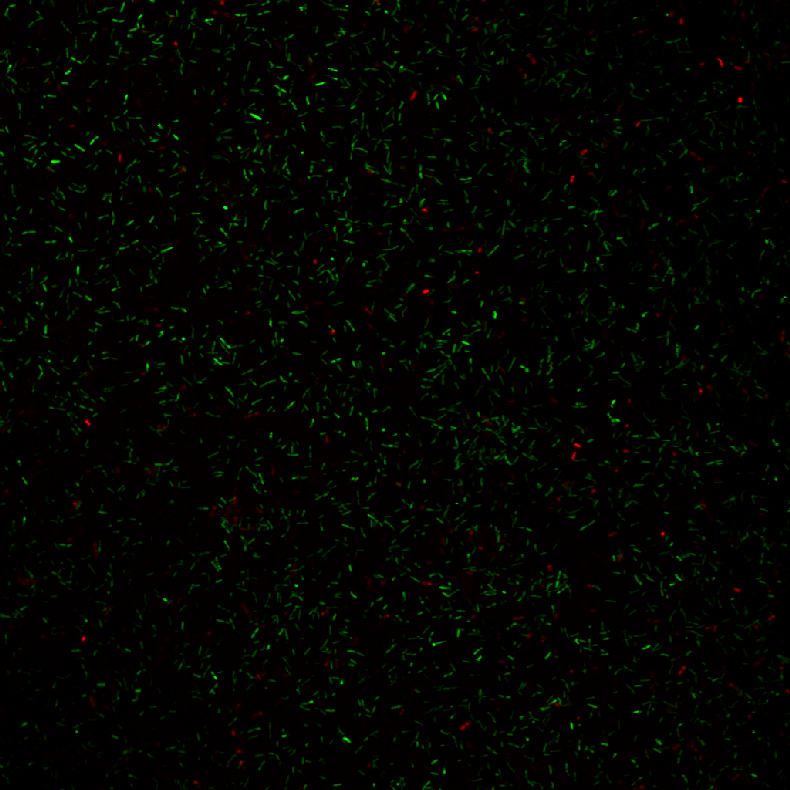
#> input picture web_app/analyzer/Mix_Well1_2Steel_new.tif, 790 x 790 px
$ python test.py   (older library calls are emulated)
#> lines starting #> are read from the running program, lines starting #| are printed output that depends on the picture; after the words box and inside, x2 and y2 are one past the last pixel; in counts of white or black regions, pixels touching at a corner belong together
import cv2
import numpy as np

def run():
	path ='~/research/uCounter/web_app/analyzer'
	fileName = 'Mix_Well1_2Steel_new.tif'
	img = cv2.imread(fileName)
#> img is the input picture: shape (790, 790, 3); mean B, G, R 0, 4, 3.3
	original = img


	b, g, r = cv2.split(img)
#> b: shape (790, 790); every value is 0
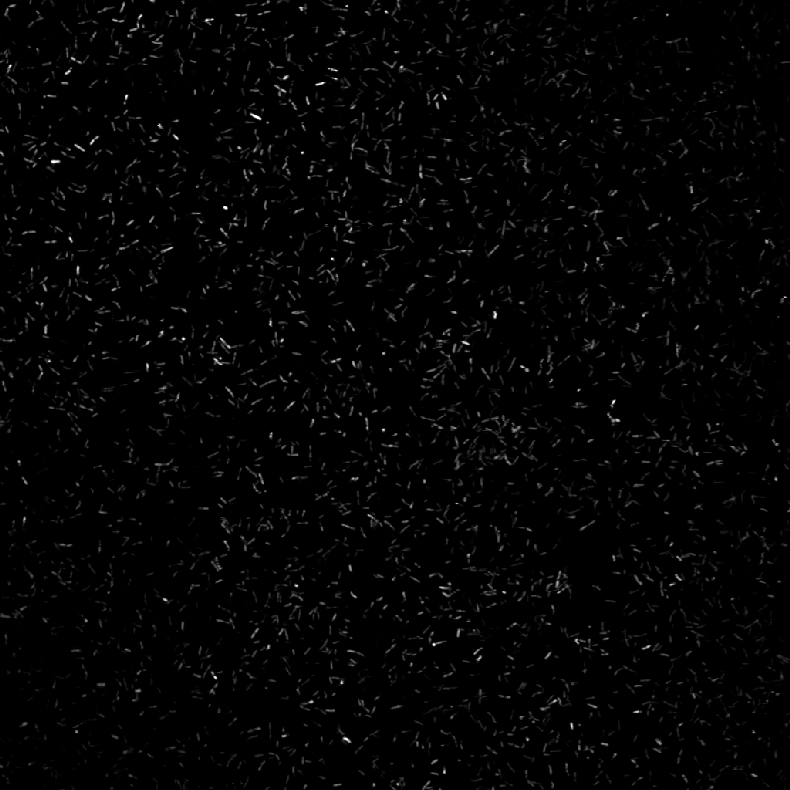
#> g: shape (790, 790); min 0, max 255, mean 4
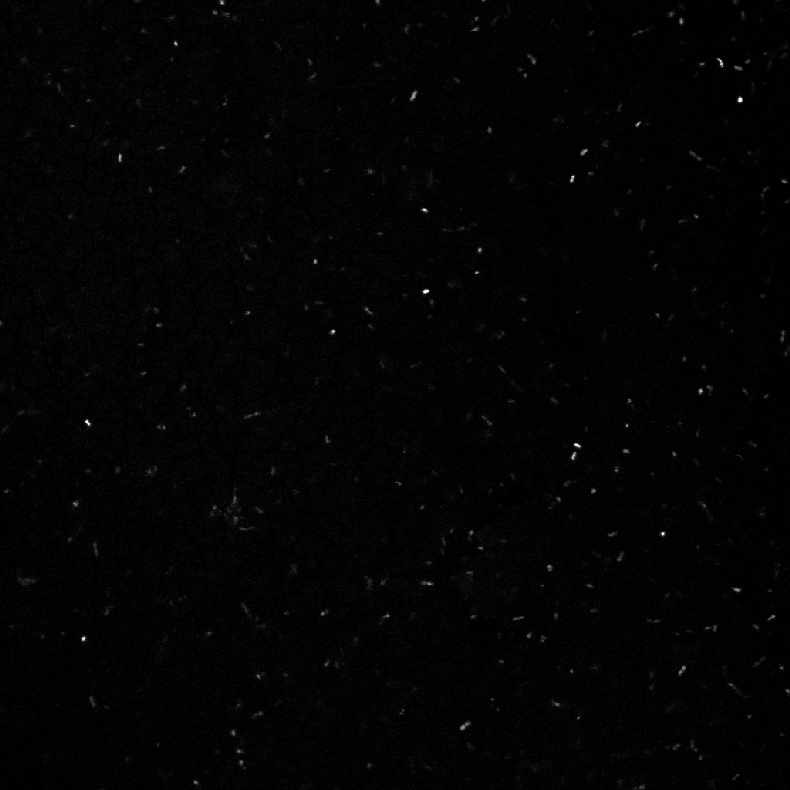
#> r: shape (790, 790); min 0, max 255, mean 3.3
	kSize = 3
	gBlur = cv2.blur(g, (kSize, kSize))
	clahe = cv2.createCLAHE(clipLimit=1.5, tileGridSize=(3,3))
	gClaheBlur = clahe.apply(gBlur)
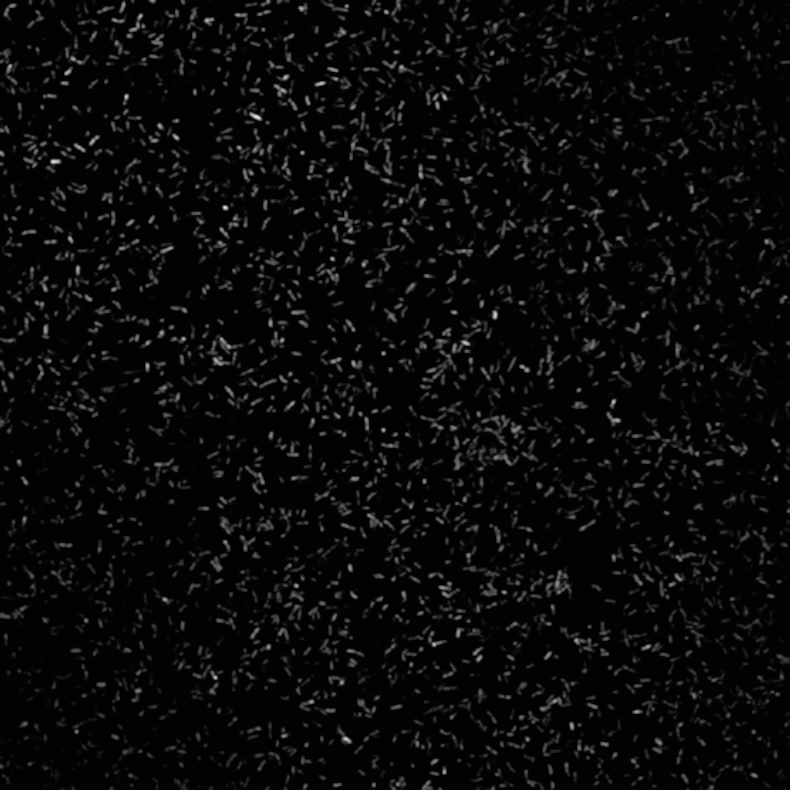
#> gClaheBlur: shape (790, 790); min 2, max 242, mean 9.9
	gEdges = cv2.Laplacian(gBlur, cv2.CV_8UC1)
	gClaheEdges = clahe.apply(gEdges)


	circles = cv2.HoughCircles(gClaheEdges, cv2.HOUGH_GRADIENT, 8, 10, param1=50,param2=60,minRadius=5,maxRadius=10)
#> circles = 586 rows, first 8: [324, 276, 6.6], [444, 348, 6.6], [652, 572, 6.6], [292, 580, 6.6], [548, 364, 6.6], [220, 356, 6.6], [252, 116, 6.6], [172, 396, 6.6]
	circles = np.uint16(np.around(circles))
#> circles = 586 rows, first 8: [324, 276, 7], [444, 348, 7], [652, 572, 7], [292, 580, 7], [548, 364, 7], [220, 356, 7], [252, 116, 7], [172, 396, 7]
	for i in circles[0,:]:
	    # draw the outer circle
	    cv2.circle(img,(i[0],i[1]),i[2],(255,255,0),1)
#> this loop made 586 passes
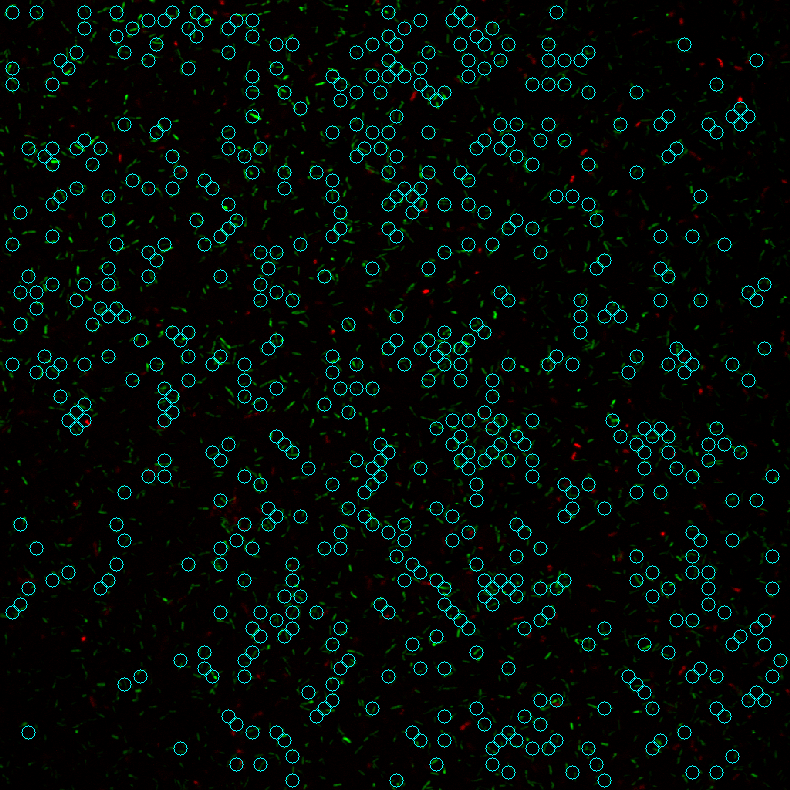
#> img: shape (790, 790, 3); 3.33% of pixels changed, all inside (x1, y1, x2, y2) = (5, 5, 788, 788)
	    # draw the center of the circle
	    #cv2.circle(img,(i[0],i[1]),2,(0,0,255),3)

	cv2.imshow('gClaheEdges',gClaheEdges)
	cv2.imshow('detected circles',img)
	cv2.waitKey(0)
	cv2.destroyAllWindows()

if __name__ == '__main__':
	run()

$ run again, with web_app/analyzer/Mix_Well1_2Steel.jpg saved as web_app/analyzer/Mix_Well1_2Steel_new.tif
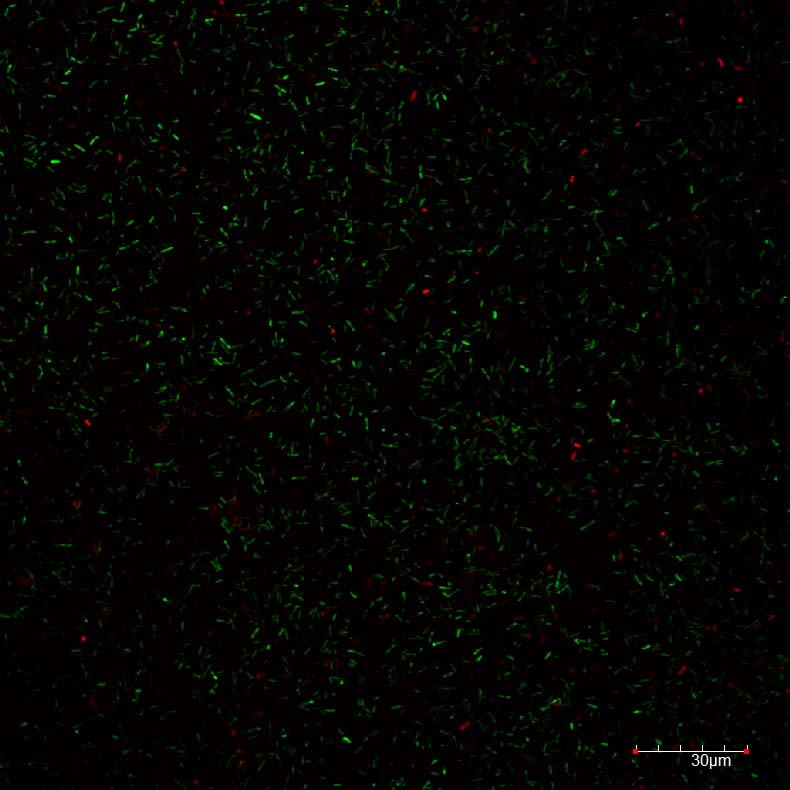
#> input picture web_app/analyzer/Mix_Well1_2Steel.jpg, 790 x 790 px
#> in run, img is the input picture: shape (790, 790, 3); mean B, G, R 2.3, 4.6, 4.6
#> in run, `b, g, r = cv2.split(img)`:
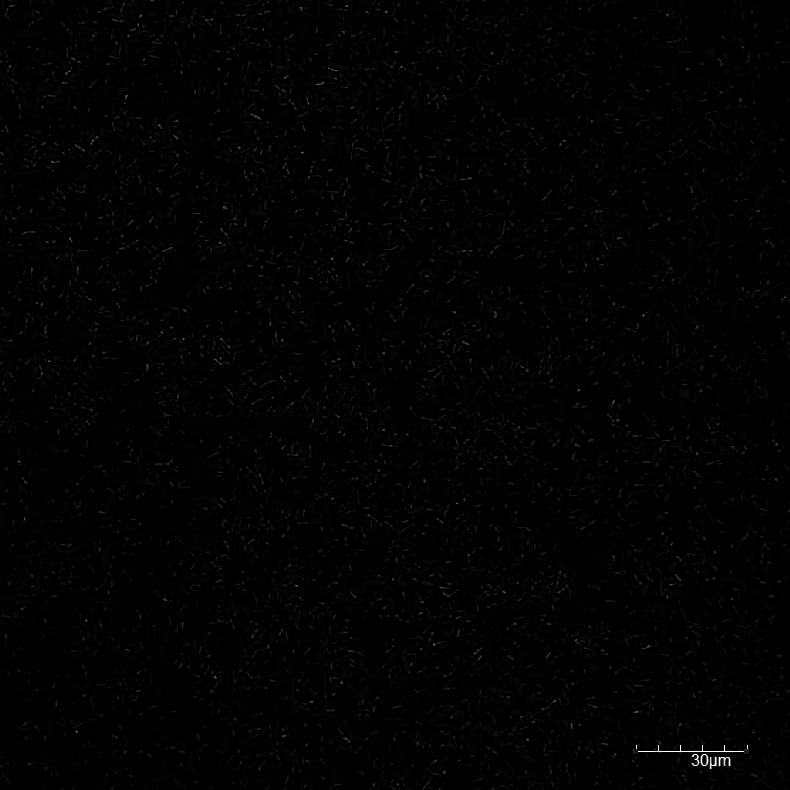
#> b: shape (790, 790); min 0, max 255, mean 2.3
#> in run, `circles = cv2.HoughCircles(gClaheEdges, cv2.HOUGH_GRADIENT, 8, 10, par..`: circles = 338 rows, first 8: [324, 276, 6.6], [468, 444, 6.6], [588, 644, 6.6], [220, 348, 6.6], [76, 396, 6.6], [60, 196, 6.6], [76, 284, 6.6], [124, 244, 6.6]
#> in run, `circles = np.uint16(np.around(circles))`: circles = 338 rows, first 8: [324, 276, 7], [468, 444, 7], [588, 644, 7], [220, 348, 7], [76, 396, 7], [60, 196, 7], [76, 284, 7], [124, 244, 7]
#> the loop in run, `for i in circles[0,:]:` made 338 passes
#> after the loop in run, `for i in circles[0,:]:`:
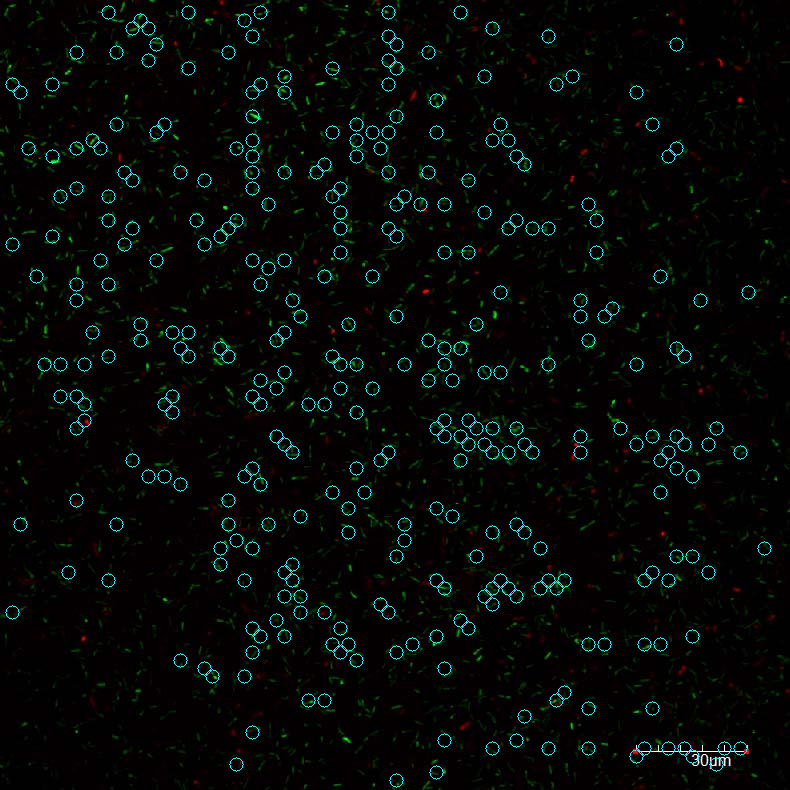
#> img: shape (790, 790, 3); 1.93% of pixels changed, all inside (x1, y1, x2, y2) = (5, 5, 772, 788)
